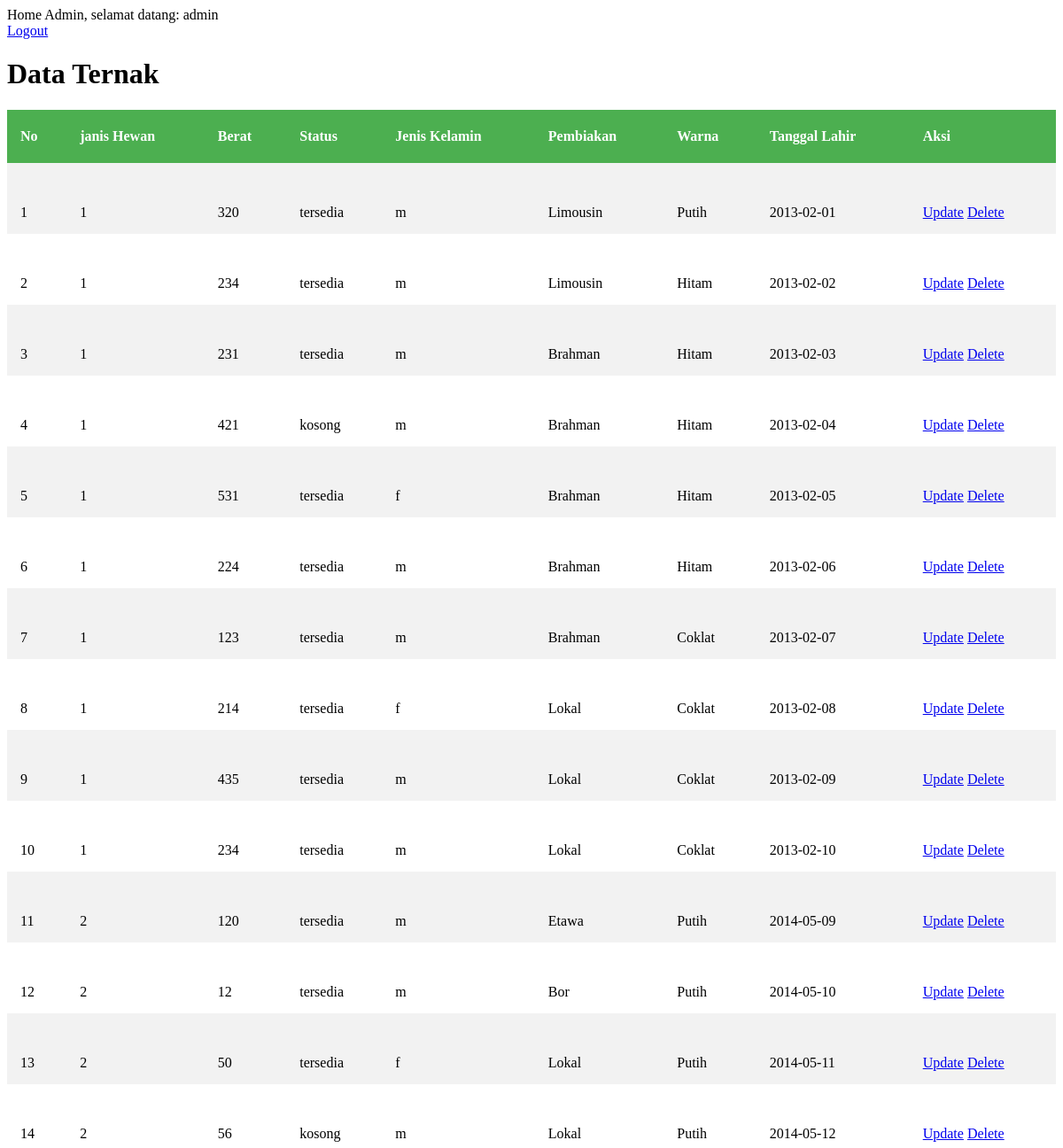
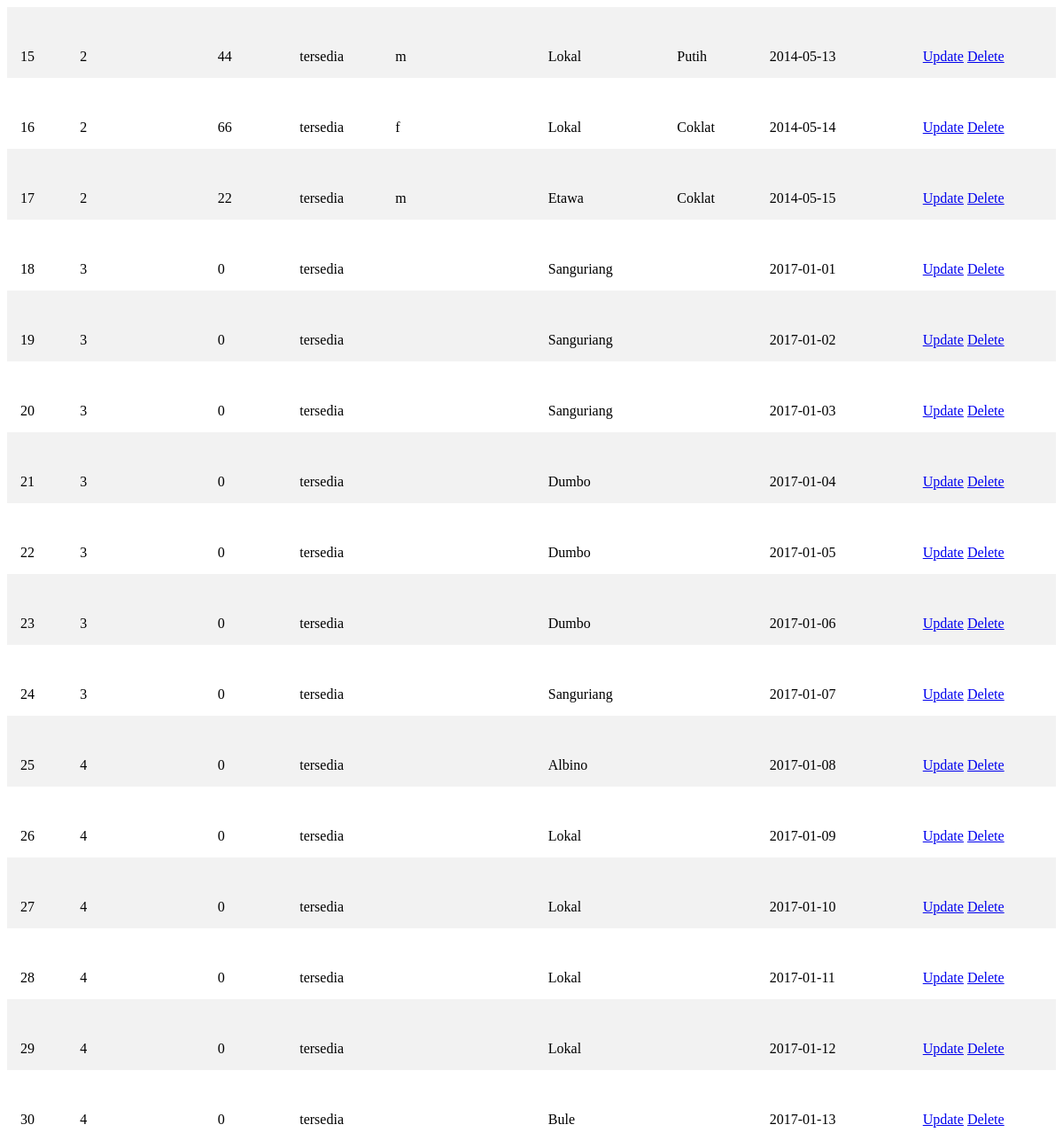
Screenshot of /home_admin.php (signed in) with the database file from the repository (2 pictures, top to bottom).
### tables this page shows
CREATE TABLE `animal` (
  `animal_id` int(11) NOT NULL AUTO_INCREMENT,
  `animal_type_id` int(11) unsigned NOT NULL,
  `description` mediumtext,
  `weight` int(10) unsigned DEFAULT NULL,
  `status` varchar(45) DEFAULT NULL,
  `sex` enum('m','f') NOT NULL,
  `eartag` varchar(45) DEFAULT NULL,
  `breed` varchar(45) DEFAULT NULL,
  `color` varchar(45) DEFAULT NULL,
  `born` date NOT NULL,
  PRIMARY KEY (`animal_id`)
);

### home_admin.php (the view, shortened to what this page needs)
<!DOCTYPE html>
<html>
    <head>
        <link rel="stylesheet" href="style.css">
    </head>
    <body>
        <?php
        if ($_SESSION['username']) {
            echo "Home Admin, selamat datang: " . $_SESSION['username'];
        ?>
        <br>
        <a href="logout.php">Logout</a>
        <?php } else {
            header('location: ./login.php');
        }
        ?>
        <h1>Data Ternak</h1>
        <table>
            <tr>
                <th>No</th>
                <th>janis Hewan</th>
                <th>Berat</th>
                <th>Status</th>
                <th>Jenis Kelamin</th>
                <th>Pembiakan</th>
                <th>Warna</th>
                <th>Tanggal Lahir</th>
                <th>Aksi</th>
            </tr>
            <?php
                require 'connection.php';
                $no = 1;
                $query = mysqli_query($conn, "SELECT * FROM animal");
                while ($hasil = mysqli_fetch_array($query)) { ?>
                <tr>
                    <td><?php echo $no++; ?></td>
                    <td><?php echo $hasil[1] ?></td>
                    <td><?php echo $hasil[3] ?></td>
                    <td><?php echo $hasil[4] ?></td>
                    <td><?php echo $hasil[5] ?></td>
                    <td><?php echo $hasil[7] ?></td>
                    <td><?php echo $hasil[8] ?></td>
                    <td><?php echo $hasil[9] ?></td>
                    <td>
                        <a href="update.php?animal_id=<?php echo $hasil[0]?>">Update</a>
                        <a href="delete.php?animal_id=<?php echo $hasil[0]?>">Delete</a>
                    </td>
                </tr>
                <?php } ?>
        </table>
    </body>
</html>

### style.css (style rules this page uses)
table { border-collapse: collapse; width: 100%; }
th { height: 30px; text-align: left; background-color: #4CAF50; color: white; }
td { height: 50px; vertical-align: bottom; }
th, td { padding: 15px; text-align: left; }
tr:nth-child(even) { background-color: #f2f2f2 }

### rows the page displays
animal: animal_type "1", weight "320", status "tersedia", sex "m", breed "Limousin", color "Putih", born "2013-02-01"
animal: animal_type "1", weight "234", status "tersedia", sex "m", breed "Limousin", color "Hitam", born "2013-02-02"
animal: animal_type "1", weight "231", status "tersedia", sex "m", breed "Brahman", color "Hitam", born "2013-02-03"
animal: animal_type "1", weight "421", status "kosong", sex "m", breed "Brahman", color "Hitam", born "2013-02-04"
animal: animal_type "1", weight "531", status "tersedia", sex "f", breed "Brahman", color "Hitam", born "2013-02-05"
animal: animal_type "1", weight "224", status "tersedia", sex "m", breed "Brahman", color "Hitam", born "2013-02-06"
animal: animal_type "1", weight "123", status "tersedia", sex "m", breed "Brahman", color "Coklat", born "2013-02-07"
animal: animal_type "1", weight "214", status "tersedia", sex "f", breed "Lokal", color "Coklat", born "2013-02-08"
animal: animal_type "1", weight "435", status "tersedia", sex "m", breed "Lokal", color "Coklat", born "2013-02-09"
animal: animal_type "1", weight "234", status "tersedia", sex "m", breed "Lokal", color "Coklat", born "2013-02-10"
animal: animal_type "2", weight "120", status "tersedia", sex "m", breed "Etawa", color "Putih", born "2014-05-09"
animal: animal_type "2", weight "12", status "tersedia", sex "m", breed "Bor", color "Putih", born "2014-05-10"
animal: animal_type "2", weight "50", status "tersedia", sex "f", breed "Lokal", color "Putih", born "2014-05-11"
animal: animal_type "2", weight "56", status "kosong", sex "m", breed "Lokal", color "Putih", born "2014-05-12"
animal: animal_type "2", weight "44", status "tersedia", sex "m", breed "Lokal", color "Putih", born "2014-05-13"
animal: animal_type "2", weight "66", status "tersedia", sex "f", breed "Lokal", color "Coklat", born "2014-05-14"
animal: animal_type "2", weight "22", status "tersedia", sex "m", breed "Etawa", color "Coklat", born "2014-05-15"
animal: animal_type "3", weight "0", status "tersedia", breed "Sanguriang", born "2017-01-01"
animal: animal_type "3", weight "0", status "tersedia", breed "Sanguriang", born "2017-01-02"
animal: animal_type "3", weight "0", status "tersedia", breed "Sanguriang", born "2017-01-03"
animal: animal_type "3", weight "0", status "tersedia", breed "Dumbo", born "2017-01-04"
animal: animal_type "3", weight "0", status "tersedia", breed "Dumbo", born "2017-01-05"
animal: animal_type "3", weight "0", status "tersedia", breed "Dumbo", born "2017-01-06"
animal: animal_type "3", weight "0", status "tersedia", breed "Sanguriang", born "2017-01-07"
animal: animal_type "4", weight "0", status "tersedia", breed "Albino", born "2017-01-08"
animal: animal_type "4", weight "0", status "tersedia", breed "Lokal", born "2017-01-09"
animal: animal_type "4", weight "0", status "tersedia", breed "Lokal", born "2017-01-10"
animal: animal_type "4", weight "0", status "tersedia", breed "Lokal", born "2017-01-11"
animal: animal_type "4", weight "0", status "tersedia", breed "Lokal", born "2017-01-12"
animal: animal_type "4", weight "0", status "tersedia", breed "Bule", born "2017-01-13"

### other values shown
$_SESSION['username'] "admin"
